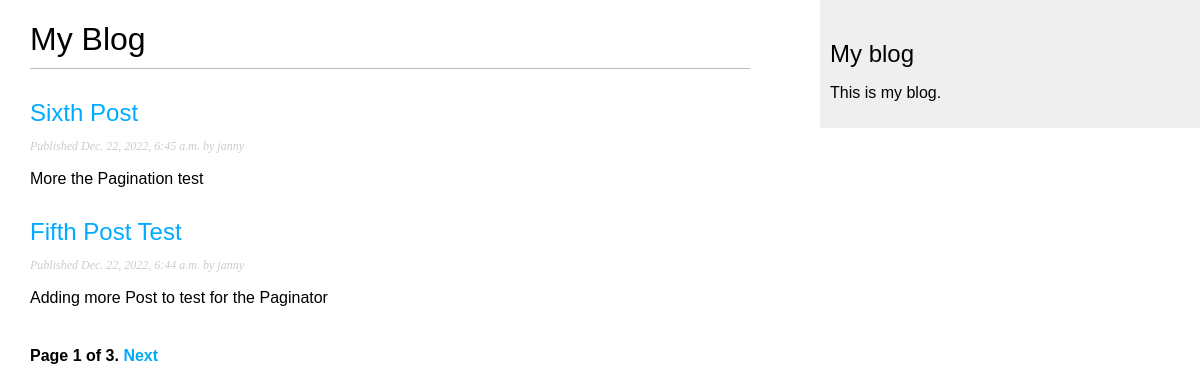
Screenshot of /blog/ with the database file from the repository.
### blog/models.py (models this page shows, shortened)
class Post(models.Model):
    class Status(models.TextChoices):
        DRAFT = 'DF', 'Draft'
        PUBLISHED = 'PB', 'Published'
    title = models.CharField(max_length=250)
    slug = models.SlugField(max_length=250, unique_for_date='publish')
    author = models.ForeignKey(User, on_delete=models.CASCADE, related_name='blog_posts')
    body = models.TextField()
    publish = models.DateTimeField(default=timezone.now)
    created = models.DateTimeField(auto_now_add=True)
    updated = models.DateTimeField(auto_now=True)
    status = models.CharField(max_length=2, choices=Status.choices, default=Status.DRAFT)
    objects = models.Manager() # The default manager.
    published = PublishedManager() # Our custom manager.
    class Meta:
        ordering = ['-publish']
        indexes = [models.Index(fields=['-publish']),]
    def get_absolute_url(self):
        return reverse('blog:post_detail', args=[self.publish.year,
                                                self.publish.month,
                                                self.publish.day,
                                                self.slug])

### blog/views.py (the view)
# urls.py: path('', views.post_list, name='post_list'),
def post_list(request):
    post_list = Post.published.all()
    paginator = Paginator(post_list, 2)
    page_number = request.GET.get('page', 1)
    try:
        posts = paginator.page(page_number)
    except PageNotAnInteger:
        posts = paginator.page(1)
    except EmptyPage:
        posts = paginator.page(paginator.num_pages)
    return render(request,
                        'blog/post/list.html',
                        {'posts': posts})

### blog/models.py (called while the page is built)
    def get_queryset(self):
        return super().get_queryset().filter(status=Post.Status.PUBLISHED)

### blog/templates/blog/post/list.html (shortened to what this page needs)
{% extends "blog/base.html" %}
{% block content %}
    <h1>My Blog</h1>
    {% for post in posts %}
    <h2>
        <a href="{{ post.get_absolute_url }}">
        {{ post.title }}
        </a>
    </h2>
    <p class="date">
        Published {{ post.publish }} by {{ post.author }}
    </p>
    {{ post.body|truncatewords:30|linebreaks }}
{% endfor %}
{% include "pagination.html" with page=posts %}
{% endblock %}

### blog/templates/blog/base.html (shortened to what this page needs)
{% load static %}
<!DOCTYPE html>
<html>
    <head>
        <link href="{% static 'css/blog.css' %}" rel="stylesheet">
    </head>
    <body>
        <div id="content">
        {% block content %}
        {% endblock %}
        </div>
        <div id="sidebar">
            <h2>My blog</h2>
            <p>This is my blog.</p>
        </div>
    </body>
</html>

### blog/templates/pagination.html (shortened to what this page needs)
<div class="pagination">
    <span class="step-links">
    <span class="current">
        Page {{ page.number }} of {{ page.paginator.num_pages }}.
    </span>
        {% if page.has_next %}
            <a href="?page={{ page.next_page_number }}">Next</a>
        {% endif %}
    </span>
</div>

### blog/static/css/blog.css (style rules this page uses)
body { margin:0; padding: 0; font-family:helvetica, sans-serif; }
a { color:#00abff; text-decoration: none; }
h1 { font-weight: normal; border-bottom: 1px solid #bbb; padding:0 0 10px 0; }
h2 { font-weight:normal; margin:30px 0 0; }
#content { float:left; width:60%; padding:0 0 0 30px; }
#sidebar { float:right; width:30%; padding:10px; background:#efefef; height:100%; }
p.date { color:#ccc; font-family: georgia, serif; font-size: 12px; font-style: italic; }
.pagination { margin:40px 0; font-weight:bold; }

### rows the page displays
Post: title "Sixth Post", publish "Dec. 22, 2022, 6:45 a.m.", author "janny", body "More the Pagination test"
Post: title "Fifth Post Test", publish "Dec. 22, 2022, 6:44 a.m.", author "janny", body "Adding more Post to test for the Paginator"

### other values shown
{{ page.number }} "1"
{{ page.paginator.num_pages }} "3"
